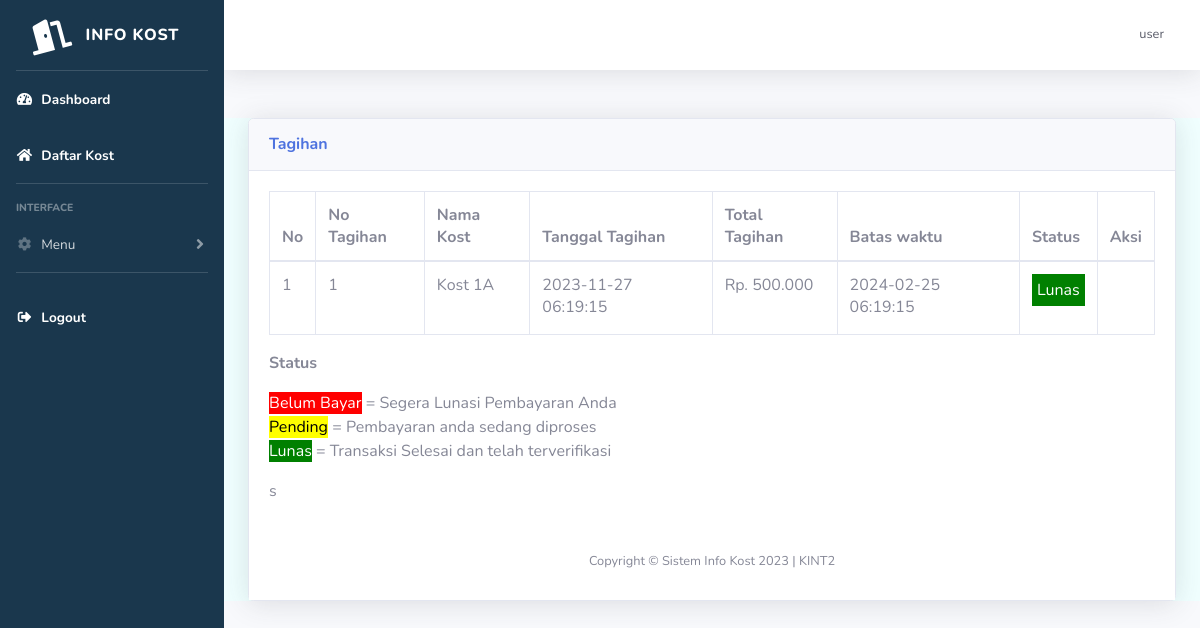
Before: /kost/tagihan.php (signed in) with the older database file.
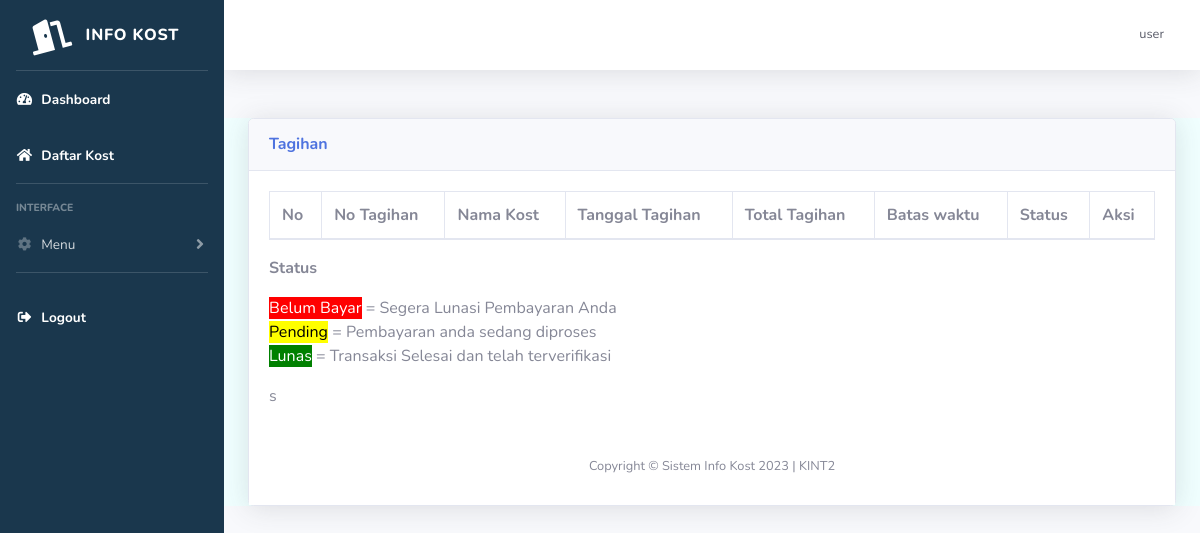
After: the same page with the newer database file.
### tables this page shows
CREATE TABLE `tagihan` (
  `no_tagihan` int(11) NOT NULL,
  `no_booking` int(11) NOT NULL,
  `total_tagihan` int(11) NOT NULL,
  `stats` int(11) NOT NULL,
  `tanggal_tagihan` timestamp NOT NULL DEFAULT current_timestamp() ON UPDATE current_timestamp(),
  `bukti_bayar` varchar(255) NOT NULL
);

CREATE TABLE `kost` (
  `id_kost` int(11) NOT NULL,
  `nama_kost` varchar(255) NOT NULL,
  `tipe_kost` varchar(255) NOT NULL,
  `jenis_kost` varchar(255) NOT NULL,
  `jumlah_kamar` int(11) NOT NULL,
  `tanggal_tagih` date NOT NULL,
  `nama_pemilik` text NOT NULL,
  `nama_bank` text NOT NULL,
  `no_rekening` int(11) NOT NULL,
  `foto_bangunan_utama` varchar(255) NOT NULL,
  `foto_kamar` varchar(255) NOT NULL,
  `foto_kamar_mandi` varchar(255) NOT NULL,
  `foto_interior` varchar(255) NOT NULL,
  `provinsi` varchar(25) NOT NULL,
  `kota` varchar(25) NOT NULL,
  `kecamatan` varchar(25) NOT NULL,
  `kelurahan` varchar(25) NOT NULL,
  `alamat` varchar(255) NOT NULL,
  `harga_sewa` int(11) NOT NULL,
  `kontak` varchar(255) NOT NULL,
  `deskripsi` text NOT NULL,
  `id_pemilik` int(11) NOT NULL,
  `fasilitas_kost` text NOT NULL
);

### kost/tagihan.php (the view, shortened to what this page needs)
<?php include "includes/header.php";
$query = "SELECT * ,DATE_ADD(tagihan.tanggal_tagihan, INTERVAL 90 DAY) as jatuh_tempo FROM tagihan JOIN booking ON tagihan.no_booking=booking.id_booking JOIN user ON user.id=booking.id_user JOIN kamar ON booking.id_kamar=kamar.id_kamar JOIN kost ON kamar.id_kost=kost.id_kost WHERE user.username ='$username'";
$data = mysqli_query($koneksi, $query);
?>
<div class="container-fluid" style="background-color: azure">
    <div class="card shadow mb-4">
        <div class="card-header py-3">
        <h6 class="m-0 font-weight-bold text-primary">Tagihan</h6>
        </div>
        <div class="card-body">
        <div class="table-responsive">
            <table class="table table-bordered" id="dataTable" width="100%" cellspacing="0">
            <thead>
                <tr>
                <th>No</th>
                <th>No Tagihan</th>
                <th>Nama Kost</th>
                <th>Tanggal Tagihan</th>
                <th>Total Tagihan</th>
                <th>Batas waktu</th>
                <th>Status</th>
                <th>Aksi</th>
                </tr>
            </thead>
            <tbody>
                <?php
                $i = 0;
                while ($d = mysqli_fetch_array($data)) {
                    $i++;
                ?>
                    <tr>
                        <td><?php echo $i ?></td>
                        <td><?php echo $d['no_tagihan'] ?></td>
                        <td><?php echo $d['nama_kost'] ?></td>
                        <td><?php echo $d['tanggal_tagihan'] ?></td>
                        <td><?php echo "Rp. " . number_format($d['total_tagihan'], 0, ',', '.')  ?></td>
                        <td><?php echo $d['jatuh_tempo'] ?></td>
                        <td><?php $stats = $d['stats'];
                            if ($stats == 1) {
                                echo '<p style="background-color:green;color:white;padding:5px;">Lunas</p>';
                            } else if ($stats == 2) {
                                echo '<p style="background-color:yellow">Pending</p>';
                            } else {
                                echo '<p style="background-color:red;color:white">Belum Lunas</p>';
                            }
                            ?></td>
                        <td>
                        </td>
                    </tr>
                <?php } ?>
            </tbody>
        </table>
        <p><b>Status</b></p>
        <p>
        <span style="color: white; background-color: red; padding: 0.1px;">Belum Bayar</span> = Segera Lunasi Pembayaran Anda <br>
        <span style="color: black; background-color: yellow; padding: 0.1px;">Pending</span> = Pembayaran anda sedang diproses <br>
        <span style="color: white; background-color: green; padding: 0.1px;">Lunas</span> = Transaksi Selesai dan telah terverifikasi
        </p>s
    </div>
</div>
<?php
include "includes/footer.php"
?>

Changed rows visible on the page:
removed tagihan: no_tagihan "1", kost.nama_kost "Kost 1A", tanggal_tagihan "2023-11-27 06:19:15", total_tagihan "500.000", jatuh_tempo "2024-02-25 06:19:15", stats "Lunas"
